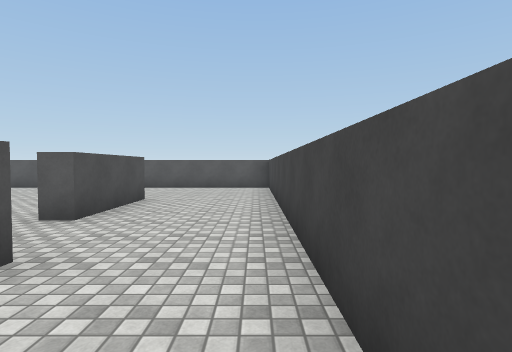
view 1 (above)

24 first-person views from a walk through a 3-D level made in the Unity game engine. The camera is 1.4 m above the floor, tilts 2° down and sees 80° across. The floor is counted in squares, 2 m on a side. Each view is taken from the middle of a square. On the plan, view 1 faces up. The plan holds only what a view shows up to about 10 squares ahead; the rest is blank. The player is left out. Surface patterns are stand-ins for the level's own textures.

view 2
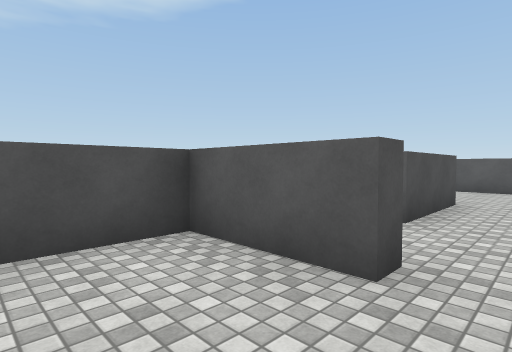

view 3
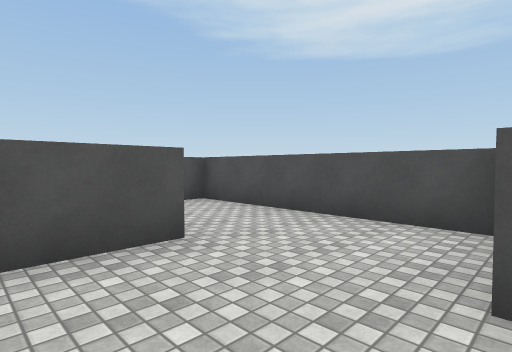

view 4
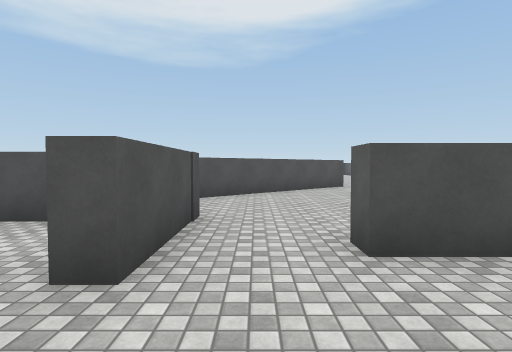

view 5
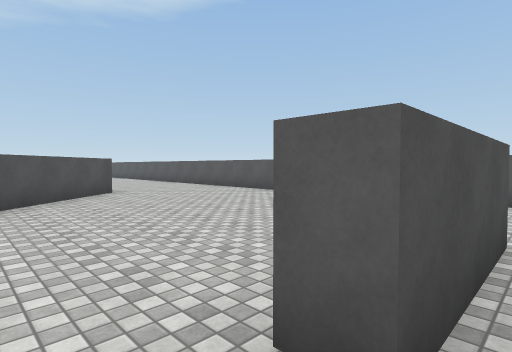

view 6
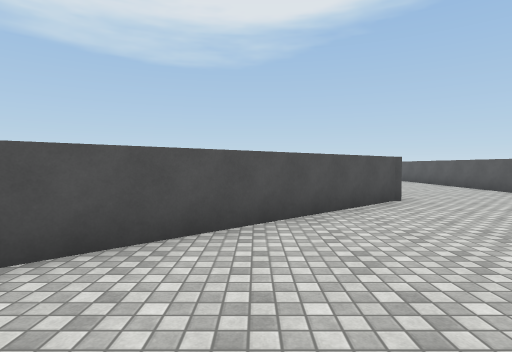

view 7
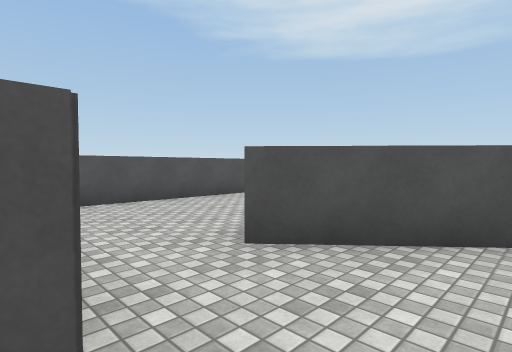

view 8
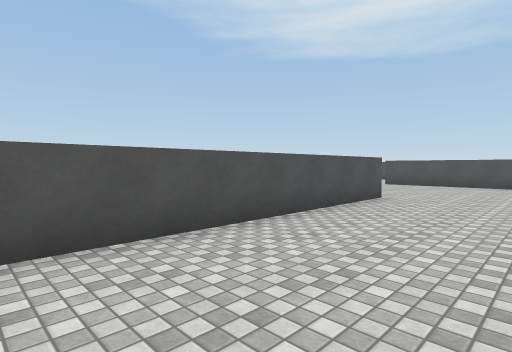

view 9
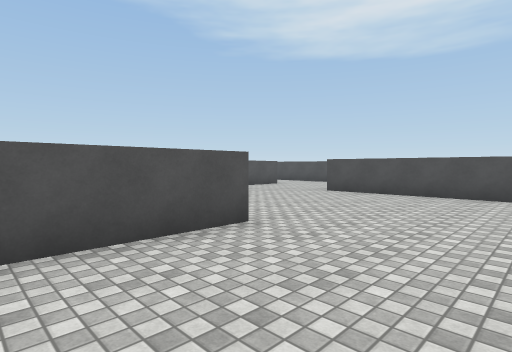

view 10
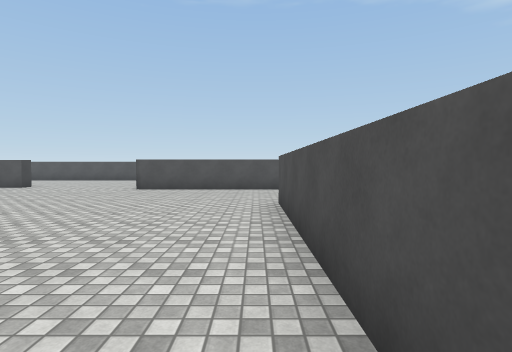

view 11
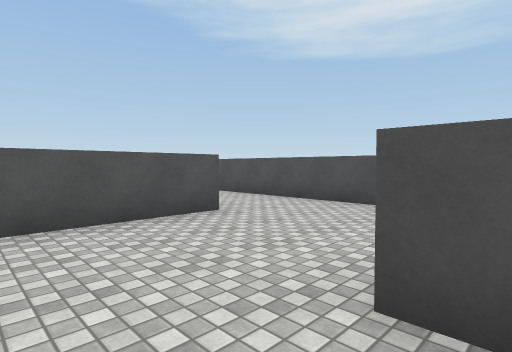

view 12
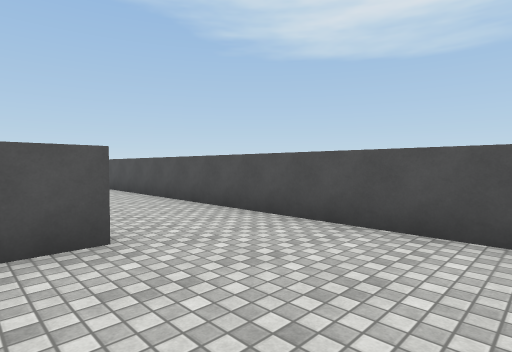

view 13
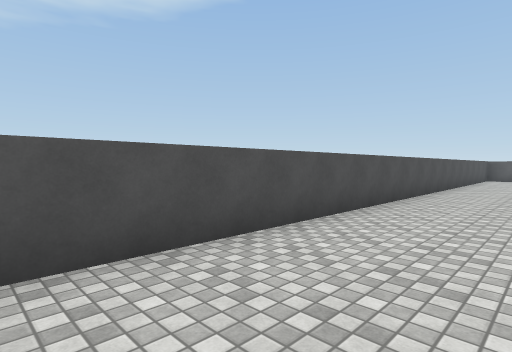

view 14
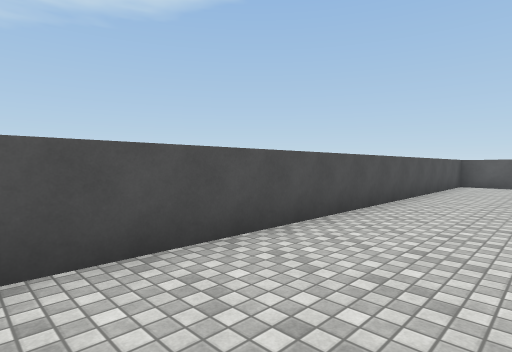

view 15
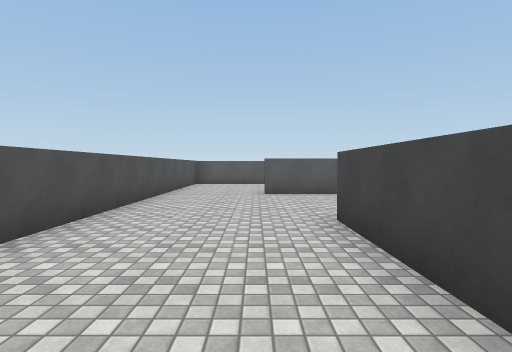

view 16
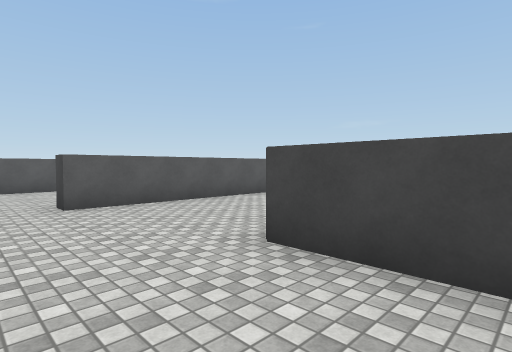

view 17
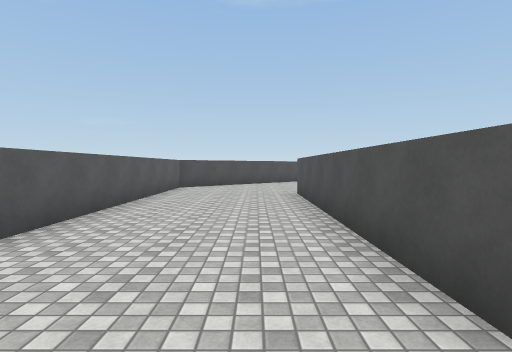

view 18
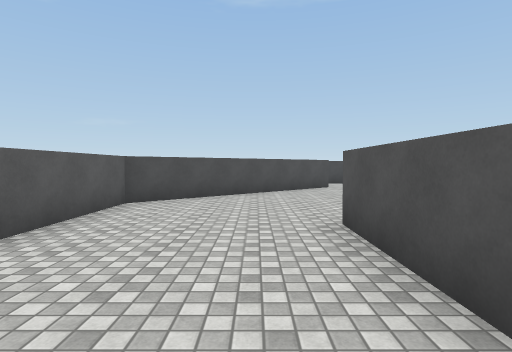

view 19
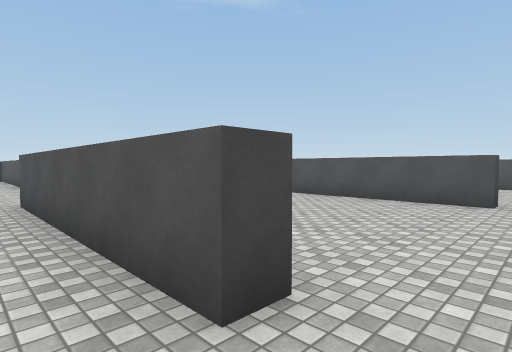

view 20
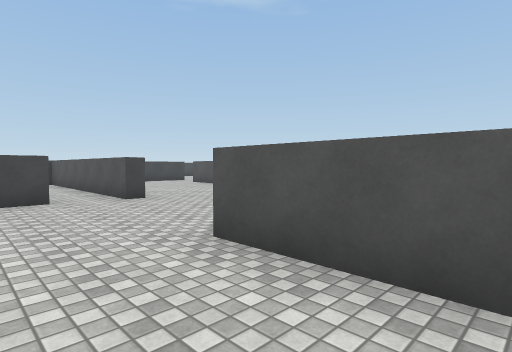

view 21
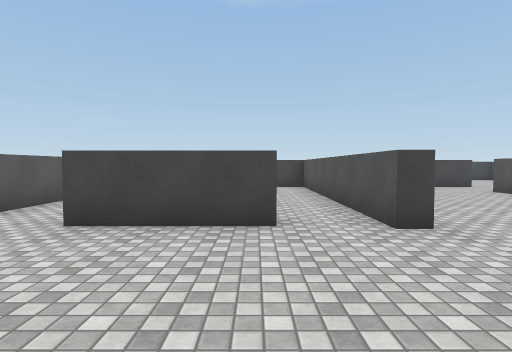

view 22
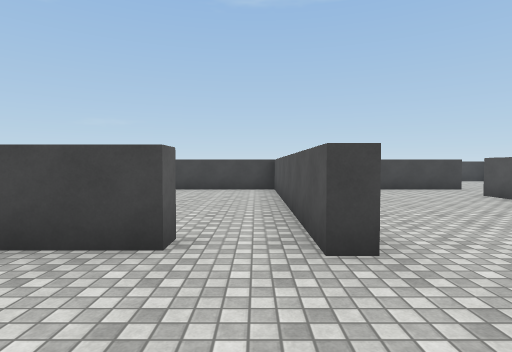

view 23
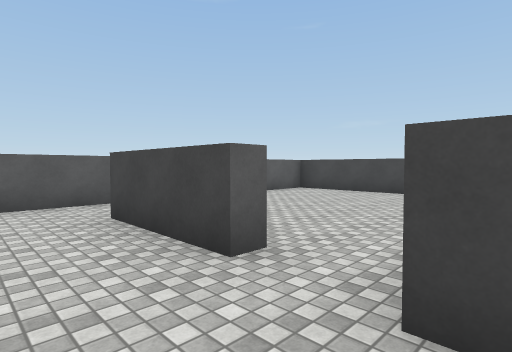

view 24
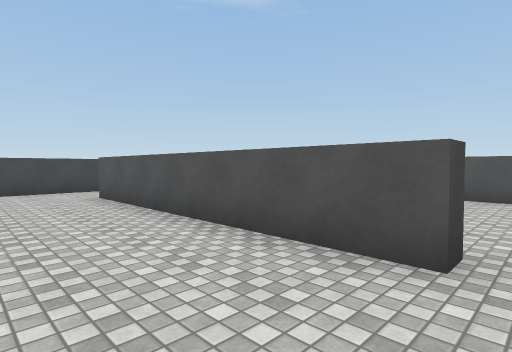

### Floor plan
Points are (right, up) in squares from view 1. A wall is a line through its corners. A room is listed if a view was taken in it or the views show most of it. See-through windows are left out.
Room 1 (views 1, 2)
walls: (-1.6, -0.6) (-0.1, -0.6); (-1.8, 1.8) (-3.8, 1.8) (-3.8, -1.4); (0.4, 0.4) (0.4, 1.4)
ways out: opening at (-0.5, 2) to room 2; opening at (-2.5, -1)
Room 2 (views 3, 4, 5, 6, 7, 8, 9, 10, 11, 12, 13, 14, 15, 16, 17, 18, 19, 20, 21, 22, 23, 24)
walls: (-13.6, -2.8) (-5.5, -2.8); (-9.6, -3.2) (-11.5, -3.2); (-18.5, 0.6) (-18.4, -4.7); (-18.9, -0.8) (-19, 2) (-12.4, 2); (-10, -7.2) (-10.5, -7.2) (-10.5, -4.8); (-6.2, 0.7) (-10.4, 5.4) (-19.8, 5.4) (-19.8, 5.9); (-10, 5.8) (-5.8, 1); (-10.5, -9) (-10.5, -8.5) (-9.5, -8.5); (-4.2, 2.2) (-1.8, 2.2) (-1.8, 1.8); (-20, -8.4) (-20, -7.8) (-14.4, -7.8); (-11.8, 9.5) (-14, 9.5); (-19, 9.5) (-20.2, 9.5); (-6.8, 9.5) (-9.6, 9.5); (-12.5, -13.2) (-5.9, -13.2); (-2.3, 6.4) (-2.3, 3.9) (-2.9, 3.9); (-21, 9.5) (-22.3, 9.5) (-22.3, -13.4); (0.4, 1.4) (0.4, 4.4); (0.4, 4.5) (0.4, 5.1); (-20.3, -13.6) (-20.3, -13.2) (-16, -13.2); (-4.2, -14) (-4.2, -11.5); (0.5, 9.5) (-3.5, 9.5)
ways out: opening at (-0.5, 2) to room 1; opening at (-10, -8) to room 3; opening at (-10, -4) to room 3; opening at (-21.5, -13); opening at (-13, -13); opening at (-5, -13)
Room 3 (no view inside)
walls: (-7.9, -3.2) (-9.6, -3.2); (-9.5, -8.5) (-4.2, -8.5) (-4.2, -3.2) (-5.8, -3.2)
ways out: opening at (-10, -8) to room 2; opening at (-10, -4) to room 2

Where each view was taken, in squares from view 1:
view 1: 0 up, 0 right, facing up
view 2: 0 up, 1 left, facing up-left
view 3: 2 up, 0 right, facing down-left
view 4: 3 up, 0 right, facing left
view 5: 3 up, 2 left, facing up-left
view 6: 3 up, 4 left, facing left
view 7: 3 up, 4 left, facing down-left
view 8: 0 up, 7 left, facing down-left
view 9: 0 up, 11 left, facing down-left
view 10: 1 up, 18 left, facing down
view 11: 4 down, 17 left, facing down-left
view 12: 5 down, 19 left, facing down-left
view 13: 7 down, 20 left, facing up-left
view 14: 2 down, 20 left, facing up-left
view 15: 2 down, 20 left, facing up
view 16: 0 up, 21 left, facing up-right
view 17: 3 up, 20 left, facing right
view 18: 3 up, 16 left, facing right
view 19: 7 down, 21 left, facing down-right
view 20: 6 down, 17 left, facing down-right
view 21: 7 down, 14 left, facing right
view 22: 8 down, 13 left, facing right
view 23: 9 down, 12 left, facing up-right
view 24: 11 down, 13 left, facing down-right
